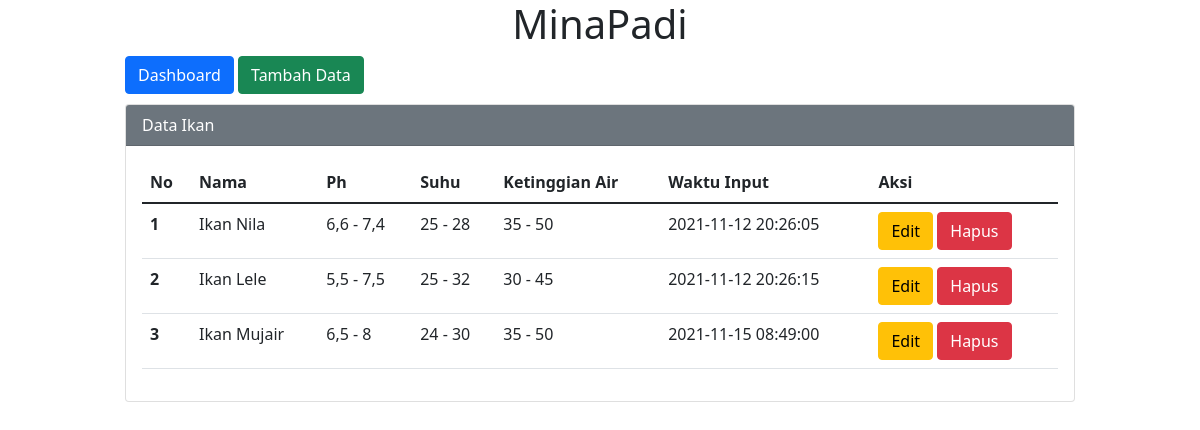
The app's page /ikan/pindah.php with its own data.
### tables this page shows
CREATE TABLE `tb_set_poin` (
  `id_ikan` int(20) NOT NULL,
  `nama_ikan` varchar(255) NOT NULL,
  `ph` varchar(255) NOT NULL,
  `suhu` varchar(255) NOT NULL,
  `ketinggian_air` varchar(255) NOT NULL,
  `waktu_input` datetime NOT NULL
);

### ikan/pindah.php (the view, shortened to what this page needs)
<!DOCTYPE html>
<html lang="en">
<head>
    <link href="https://cdn.jsdelivr.net/npm/bootstrap@5.1.3/dist/css/bootstrap.min.css" rel="stylesheet">
</head>
<body>
    <div class="mx-auto">
        <div class="container">
            <div class="row">
                    <div class="col-md">
                         <h1 class="text-center">MinaPadi</h1>
                    </div>
            </div>
        </div>
        <a href="../indexlogin.php"><button type="button" class="btn btn-primary">Dashboard</button></a>
         <a href="tambah2.php"><button type="button" class="btn btn-success">Tambah Data</button></a>
        <div class="card">
            <div class="card-header text-white bg-secondary">
                Data Ikan
            </div>
            <div class="card-body">
                <table class="table">
                    <thead>
                        <tr>
                            <th scope="col">No</th>
                            <th scope="col">Nama</th>
                            <th scope="col">Ph</th>
                            <th scope="col">Suhu</th>
                            <th scope="col">Ketinggian Air</th>
                              <th scope="col">Waktu Input</th>
                            <th scope="col">Aksi</th>
                        </tr>
                    </thead>
                    <tbody>
    <?php
        include "../fungsi.php";
            $no = 1;
            $data = mysqli_query($conn,"SELECT * FROM tb_set_poin");
        while($r = mysqli_fetch_array($data)){
            $id_ikan = $r['id_ikan'];
            $nama_ikan = $r['nama_ikan'];
            $ph = $r['ph'];
            $suhu = $r['suhu'];
            $ketinggian_air = $r['ketinggian_air'];
            $waktu_input = $r['waktu_input'];
    ?>
        <tr>
            <th scope="row"><?php echo $no++ ?></th>
            <td scope="row"><?php echo $nama_ikan ?></td>
            <td scope="row"><?php echo $ph ?></td>
            <td scope="row"><?php echo $suhu ?></td>
            <td scope="row"><?php echo $ketinggian_air ?></td>
            <td scope="row"><?php echo $waktu_input ?></td>
            <td scope="row">
            <a href="edit2.php?id=<?php echo $id_ikan ?>"><button type="button" class="btn btn-warning">Edit</button></a>
            <a href="hapus.php?id=<?php echo $id_ikan?>" onclick="return confirm('Yakin mau delete data?')"><button type="button" class="btn btn-danger">Hapus</button></a>
            </td>
        </tr>
    <?php
        }
    ?>
                    </tbody>
                </table>
            </div>
        </div>
    </div>
</body>
</html>

### ikan/pindah.php (style rules this page uses)
.mx-auto { width: 950px }
.card { margin-top: 10px; }

### records on screen
tb_set_poin: nama_ikan "Ikan Nila", ph "6,6 - 7,4", suhu "25 - 28", ketinggian_air "35 - 50", waktu_input "2021-11-12 20:26:05"
tb_set_poin: nama_ikan "Ikan Lele", ph "5,5 - 7,5", suhu "25 - 32", ketinggian_air "30 - 45", waktu_input "2021-11-12 20:26:15"
tb_set_poin: nama_ikan "Ikan Mujair", ph "6,5 - 8", suhu "24 - 30", ketinggian_air "35 - 50", waktu_input "2021-11-15 08:49:00"
